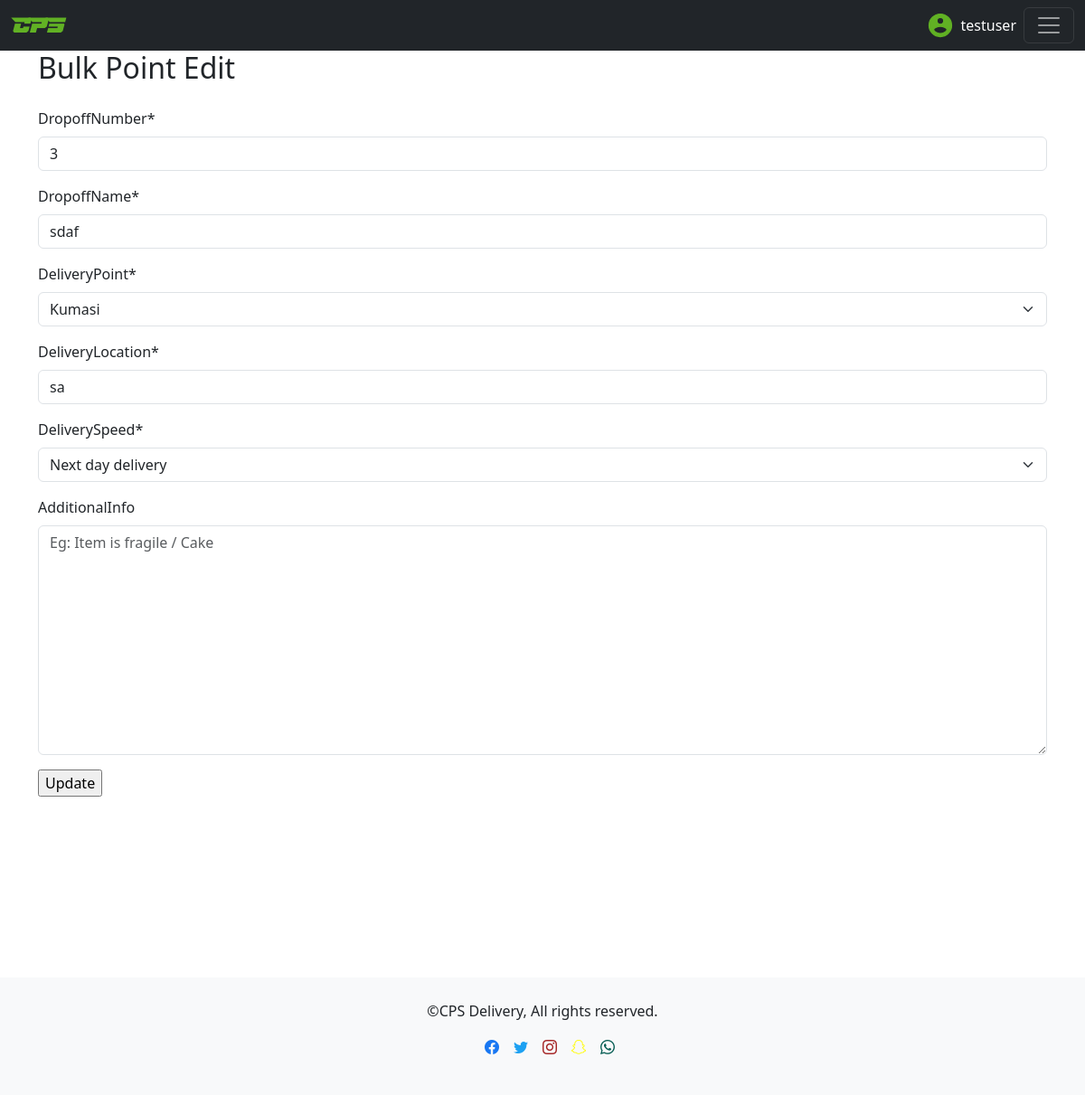
The app's page /editbp/18/ (signed in) with its own data.
### delivery/models.py (models this page shows)
class BulkDeliveryPoint(models.Model):
    class DeliverySpeed(models.TextChoices):
        SAME = 'Same day delivery', 'Same day delivery'
        NEXT = 'Next day delivery', 'Next day delivery'
        EXPRESS = 'Express delivery', 'Express delivery'
    class DeliveryLocations(models.TextChoices):
        KUMASI = 'Kumasi', 'Kumasi'
        ACCRA = 'Accra', 'Accra'
        SUNYANI = 'Sunyani', 'Sunyani'
        TAKORADI = 'Takoradi', 'Takoradi'
        KOFORIDUA = 'Koforidua', 'Koforidua'
        TECHIMAN = 'Techiman', 'Techiman'
        TAMALE = 'Tamale', 'Tamale'
    bulkDeliveryRequest = models.ForeignKey(BulkDeliveryRequest,related_name='indv_orders',on_delete=models.CASCADE,null=True,blank=True)
    deliveryPoint = models.CharField(max_length=10,choices=DeliveryLocations.choices,default=DeliveryLocations.KUMASI)
    dropoffNumber = models.PositiveIntegerField()
    dropoffName = models.CharField(max_length=255)
    deliveryLocation = models.CharField(max_length=255)
    deliverySpeed = models.CharField(max_length=17,choices=DeliverySpeed.choices,default=DeliverySpeed.SAME)
    additionalInfo = models.TextField(blank=True,null=True)

### adminConsole/views.py (the view)
# urls.py: path('editbp/<str:unique_id>/',editBulkPoint,name='editbp'),
@login_required(login_url='/login/')
def editBulkPoint(request,unique_id):
    bulkPoint = BulkDeliveryPoint.objects.get(id=unique_id)
    bulkPointForm = BulkDeliveryPointForm(instance=bulkPoint)
    context ={
        'bulkPointForm':bulkPointForm,
    }
    if 'updatePoint' in request.POST:
        bulkPointForm = BulkDeliveryPointForm(request.POST,instance=bulkPoint)
        if bulkPointForm.is_valid():
            bulkPointForm.save()
            return redirect(editBulk,bulkPoint.bulkDeliveryRequest.unique_id)
    return render(request,'html/editBulkPoint.html',context)

### delivery/forms.py
class BulkDeliveryPointForm(ModelForm):
    class Meta:
        model = BulkDeliveryPoint
        fields = ['dropoffNumber','dropoffName','deliveryPoint','deliveryLocation','deliverySpeed','additionalInfo']
        widgets = {
            'additionalInfo': forms.Textarea(attrs={'placeholder': 'Eg: Item is fragile / Cake'}),
        }

### adminConsole/templates/html/editBulkPoint.html (shortened to what this page needs)
{% load static %}
{% load crispy_forms_tags %}
<!DOCTYPE html>
<html lang="en">
<head>
    <link rel="stylesheet" href="{% static 'site/css/bootstrap-icons.min.css' %}">
    <link href="https://cdn.jsdelivr.net/npm/bootstrap@5.3.3/dist/css/bootstrap.min.css" rel="stylesheet"
>
</head>
<body>
    <body>
        <nav class="navbar navbar-dark bg-dark">
            <div class="container-fluid">
                <a class="navbar-brand" href="#" id="CPS" style="color: #61b124;">CPS</a>
                <div style="display: flex; align-items: center; gap: 8px;">
                    <span style="color:white;">{{request.user}}</span>
                    <button class="navbar-toggler" type="button" data-bs-toggle="offcanvas"
                        data-bs-target="#offcanvasDarkNavbar" aria-controls="offcanvasDarkNavbar"
                        aria-label="Toggle navigation">
                        <span class="navbar-toggler-icon"></span>
                    </button>
                </div>
            </div>
        </nav>
        <div>
            <div class="container">
                <h2>Bulk Point Edit</h2>
            </div>
            <div class="container">
                <form method="POST">
                    {{bulkPointForm|crispy}}
                    <input type="submit" name="updatePoint" value="Update">
                </form>
            </div>
        </div>
        <footer style="margin-top: 200px;">
            <p>©CPS Delivery, All rights reserved.</p>
            <ul class="list-unstyled d-flex justify-content-center">
                <li class="ms-3"><a class="link-dark"
                        href="https://www.facebook.com/profile.php?id=61574036997034&mibextid=LQQJ4d"><i
                            style="color: #1877F2;" class="bi bi-facebook"></i></a>
                </li>
                <li class="ms-3"><a class="link-dark" href="https://x.com/cpsdeliveries"><i style="color: #1DA1F2;"
                            class="bi bi-twitter"></i></a>
                </li>
                <li class="ms-3"><a class="link-dark" href="https://www.instagram.com/cps_deliveries" sna><i
                            style="color: #a52424;" class="bi bi-instagram"></i></a>
                </li>
                <li class="ms-3"><a href="https://snapchat.com/t/RaUNGUz2"><i style="color: #FFFC00;"
                            class="bi bi-snapchat"></i></a></li>
                <li class="ms-3"><a href=" https://wa.me/+233534583364"><i class="bi bi-whatsapp"
                            style="color: #075E54;"></i></a></li>
            </ul>
        </footer>
    </body>
</body>
</html>

### records on screen
BulkDeliveryPoint: dropoffNumber "3", dropoffName "sdaf", deliveryPoint "Kumasi", deliveryLocation "sa", deliverySpeed "Next day delivery"

### other values on screen
{{ request.user }} "testuser"
